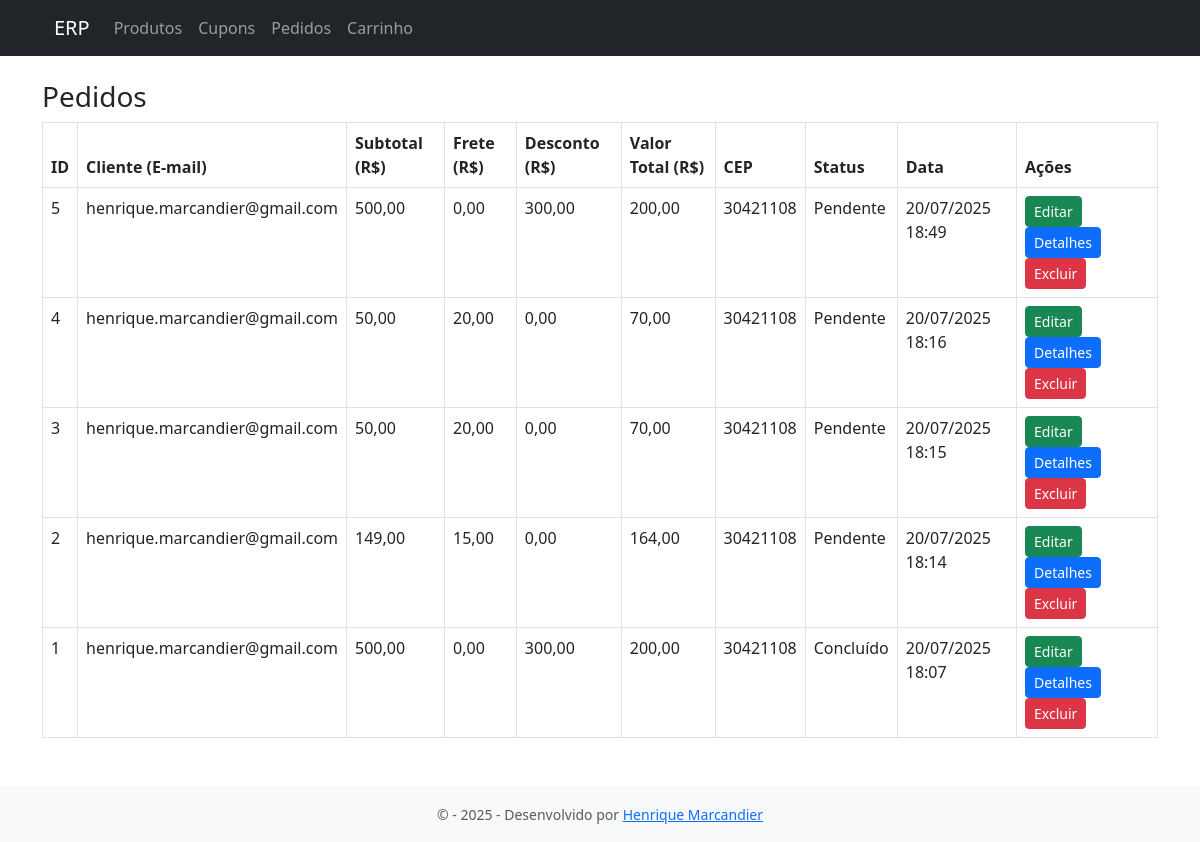
The app's page /?url=pedidos, older data.
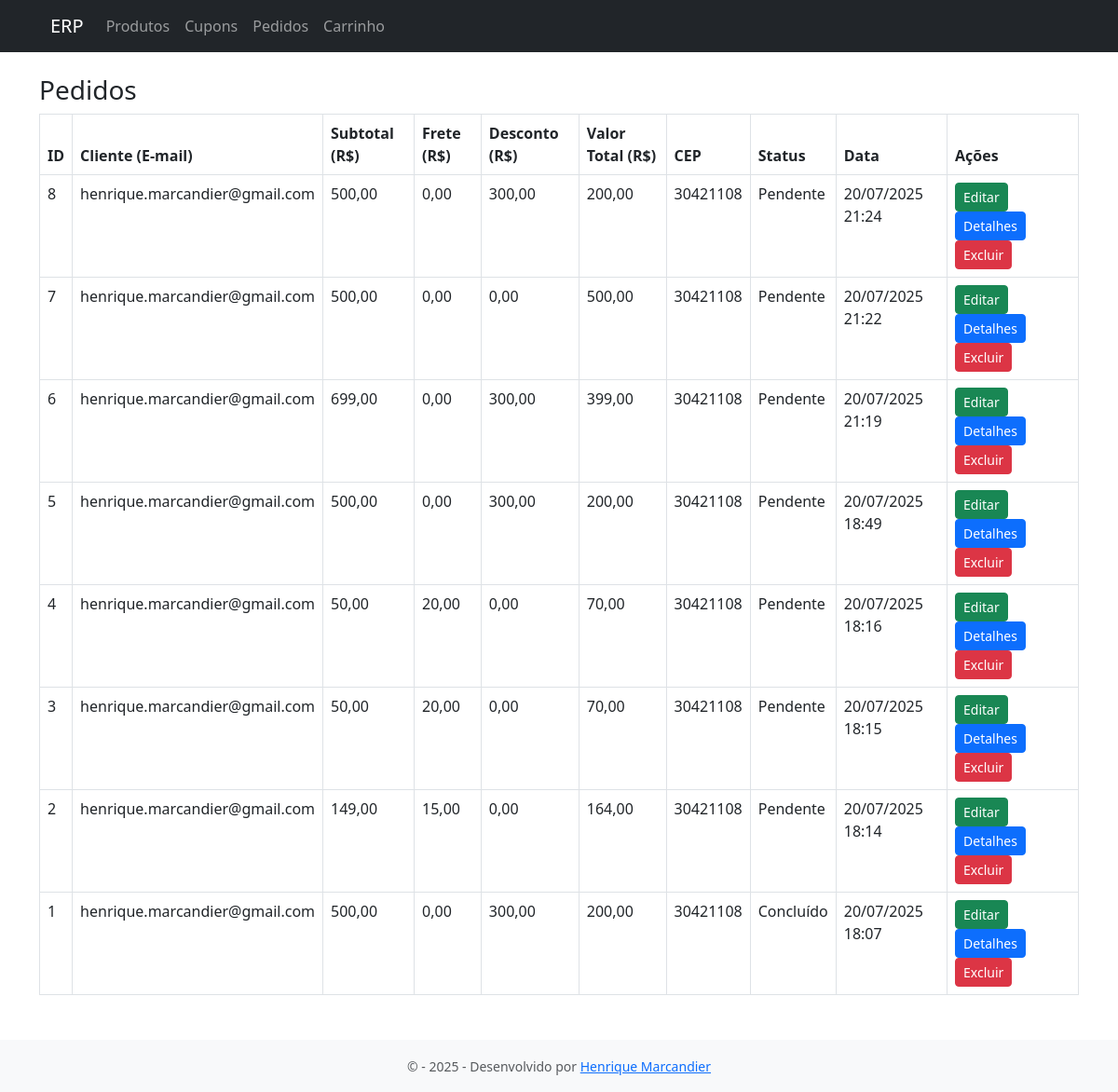
The same page, newer data.
### tables this page shows
CREATE TABLE `pedidos` (
  `id` int(11) NOT NULL AUTO_INCREMENT,
  `cliente_nome` varchar(100) NOT NULL,
  `email_cliente` varchar(100) DEFAULT NULL,
  `cep` varchar(10) DEFAULT NULL,
  `endereco` varchar(255) DEFAULT NULL,
  `status` enum('Pendente','Processando','Enviado','Cancelado','Concluído') DEFAULT 'Pendente',
  `cupom_aplicado` varchar(255) DEFAULT NULL,
  `subtotal` decimal(10,2) NOT NULL DEFAULT 0.00,
  `frete` decimal(10,2) NOT NULL DEFAULT 0.00,
  `desconto` decimal(10,2) NOT NULL DEFAULT 0.00,
  `total` decimal(10,2) NOT NULL DEFAULT 0.00,
  `criado_em` datetime DEFAULT current_timestamp(),
  PRIMARY KEY (`id`)
);

### controllers/PedidoController.php (called while the page is built, shortened)
<?php
require_once __DIR__ . '/../models/Cupom.php';
        ?>
        <?php
function listarPedidos() {
    global $conn;
    $res = $conn->query("SELECT * FROM pedidos ORDER BY id DESC");
    $pedidos = $res->fetch_all(MYSQLI_ASSOC);
    include __DIR__ . '/../views/pedidos/lista.php';
}
?>

### views/pedidos/lista.php (the view)
<?php include __DIR__ . '/../layout/header.php'; ?>
<div class="container mt-4">
  <h3>Pedidos</h3>
  <table class="table table-bordered">
    <thead>
      <tr>
        <th>ID</th>
        <th>Cliente (E-mail)</th>
        <th>Subtotal (R$)</th>
        <th>Frete (R$)</th>
        <th>Desconto (R$)</th>
        <th>Valor Total (R$)</th>
        <th>CEP</th>
        <th>Status</th>
        <th>Data</th>
        <th>Ações</th>
      </tr>
    </thead>
    <tbody>
      <?php foreach ($pedidos as $pedido): ?>
      <tr>
        <td><?= $pedido['id'] ?></td>
        <td><?= htmlspecialchars($pedido['email_cliente']) ?></td>
        <td><?= number_format($pedido['subtotal'], 2, ',', '.') ?></td>
        <td><?= number_format($pedido['frete'], 2, ',', '.') ?></td>
        <td><?= number_format($pedido['desconto'], 2, ',', '.') ?></td>
        <td><?= number_format($pedido['total'], 2, ',', '.') ?></td>
        <td><?= htmlspecialchars($pedido['cep']) ?></td>
        <td><?= htmlspecialchars($pedido['status'] ?? 'Pendente') ?></td>
        <td><?= date('d/m/Y H:i', strtotime($pedido['criado_em'] ?? $pedido['data'])) ?></td>
        <td><a href="?url=pedido/editar&id=<?= $pedido['id'] ?>" class="btn btn-sm btn-success">Editar</a> <a href="?url=pedido/detalhes&id=<?= $pedido['id'] ?>" class="btn btn-sm btn-primary">Detalhes</a>
        <a href="?url=pedido/excluir&id=<?= $pedido['id'] ?>"
        class="btn btn-sm btn-danger"
        onclick="return confirm('Tem certeza que deseja excluir este pedido?');">
        Excluir
        </a>
        </td>
      </tr>
      <?php endforeach; ?>
    </tbody>
  </table>
</div>
<?php include __DIR__ . '/../layout/footer.php'; ?>

### public/index.php (shortened to what this page needs)
<?php
$url = $_GET['url'] ?? 'produtos';
require_once __DIR__ . '/../controllers/ProdutoController.php';
require_once __DIR__ . '/../controllers/PedidoController.php';
switch ($url) {
    case 'pedidos': listarPedidos(); break;
}
?>

### views/layout/header.php (shortened to what this page needs)
<!DOCTYPE html>
<html lang="pt-br">
<head>
  <link href="https://cdn.jsdelivr.net/npm/bootstrap@5.3.0/dist/css/bootstrap.min.css" rel="stylesheet">
  <link rel="stylesheet" href="css/style.css">
</head>
<body>
  <header class="navbar navbar-expand-lg navbar-dark bg-dark mb-4">
    <div class="container px-4">
      <a class="navbar-brand" href="?url=produtos">ERP</a>
      <div class="collapse navbar-collapse" id="navbarNav">
        <ul class="navbar-nav">
          <li class="nav-item">
            <a class="nav-link" href="?url=produtos">Produtos</a>
          </li>
          <li class="nav-item">
            <a class="nav-link" href="?url=cupons">Cupons</a>
          </li>
          <li class="nav-item">
            <a class="nav-link" href="?url=pedidos">Pedidos</a>
          </li>
          <li class="nav-item">
            <a class="nav-link" href="?url=carrinho">Carrinho</a>
          </li>
        </ul>
      </div>
    </div>
  </header>

### views/layout/footer.php (shortened to what this page needs)
<footer class="bg-light text-center text-muted py-3 mt-5">
  <div class="container">
    <small>
      &copy - <?=date('Y')?> - Desenvolvido por
      <a href="#" data-bs-toggle="modal" data-bs-target="#modalHenrique">Henrique Marcandier</a>
    </small>
  </div>
</footer>

Row changes from the older to the newer data that the page shows:
added pedidos: id "8", email_cliente "henrique.marcandier@gmail.com", subtotal "500,00", frete "0,00", desconto "300,00", total "200,00", cep "30421108", status "Pendente", criado_em "20/07/2025 21:24"
added pedidos: id "7", email_cliente "henrique.marcandier@gmail.com", subtotal "500,00", frete "0,00", desconto "0,00", total "500,00", cep "30421108", status "Pendente", criado_em "20/07/2025 21:22"
added pedidos: id "6", email_cliente "henrique.marcandier@gmail.com", subtotal "699,00", frete "0,00", desconto "300,00", total "399,00", cep "30421108", status "Pendente", criado_em "20/07/2025 21:19"
